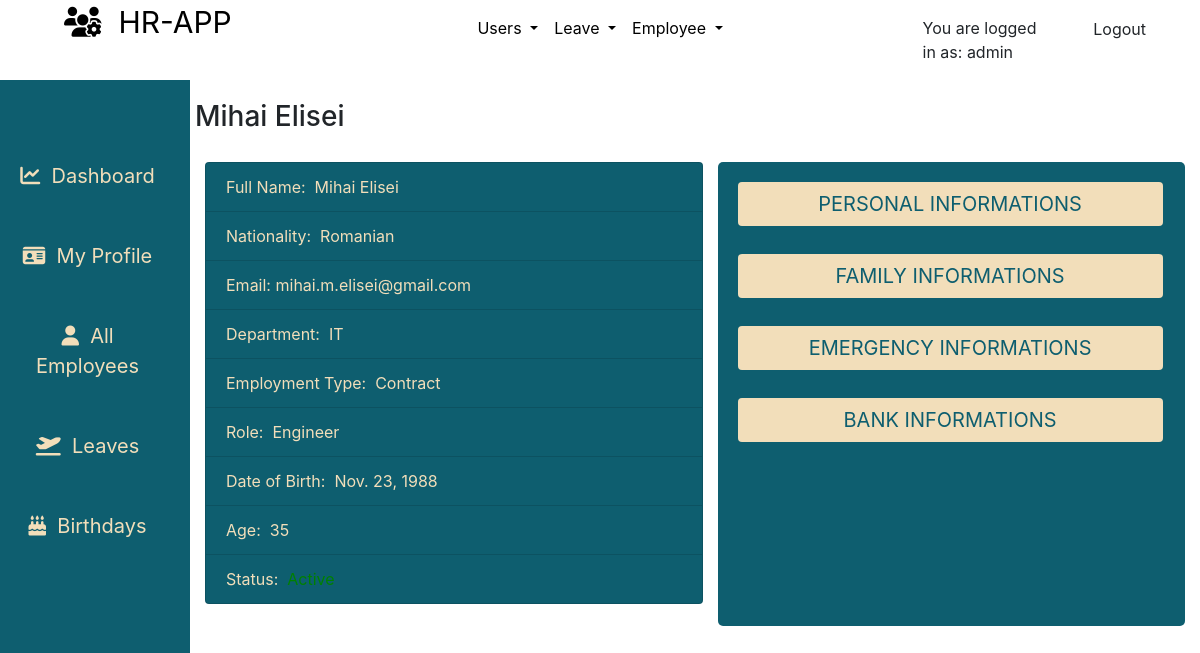
The app's page /employees/user-profile/ (signed in), older data.
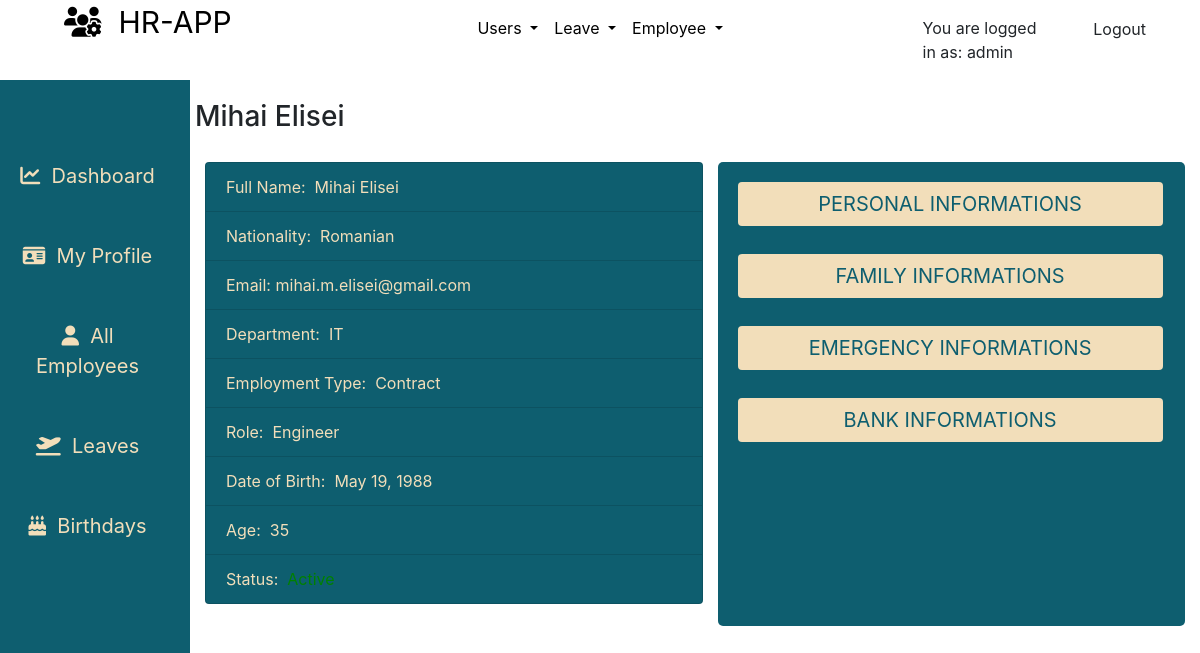
The same page, newer data.
### employees/models.py (models this page shows, shortened)
class Employee(models.Model):
    MALE = 'male'
    FEMALE = 'female'
    GENDER = (
    (MALE, 'Male'),
    (FEMALE, 'Female'),
    )
    MR = 'Mr'
    MRS = 'Mrs'
    MSS = 'Mss'
    DR = 'Dr'
    SIR = 'Sir'
    MADAM = 'Madam'
    TITLE = (
    (MR, 'Mr'),
    (MRS, 'Mrs'),
    (MSS, 'Mss'),
    (DR, 'Dr'),
    (SIR, 'Sir'),
    (MADAM, 'Madam'),
    )
    FULL_TIME = 'Full-Time'
    PART_TIME = 'Part-Time'
    CONTRACT = 'Contract'
    INTERN = 'Intern'
    EMPLOYEETYPE = (
    (FULL_TIME, 'Full-Time'),
    (PART_TIME, 'Part-Time'),
    (CONTRACT, 'Contract'),
    (INTERN, 'Intern'),
    )
    MASTERS = 'Masters Degree'
    BACHELOR = 'Bachelor Degree'
    ADVANCED = 'Craft / Higher Certificate'
    LEAVING = 'Leaving Certificate'
    JUNIOR = 'Junior Certificate'
    OTHER = 'Other'
    EDUCATIONAL_LEVEL = (
    (MASTERS, 'Masters Degree'),
    (BACHELOR, 'Bachelor Degree'),
    (ADVANCED, 'Craft / Higher Certificate'),
    (LEAVING, 'Leaving Certificate'),
    (JUNIOR, 'Junior Certificate'),
    (OTHER, 'Other'),
    )
    id = models.CharField(_('Employee ID Number'), max_length=10, null=False, blank=False, primary_key=True)
    user = models.ForeignKey(User, on_delete=models.CASCADE, default=None)
    title = models.CharField(_('Title'), max_length=5, default=MR, choices=TITLE, blank=False, null=False)
    firstname = models.CharField(_('First Name'), max_length=125, null=False, blank=False)
    lastname = models.CharField(_('Last Name'), max_length=125, null=False, blank=False)
    othername = models.CharField(_('Other Name (optional)'), max_length=125, null=True, blank=True)
    sex = models.CharField(_('Gender'), max_length=9, choices=GENDER, blank=False)
    email = models.CharField(_('Email'), max_length=255, default=None, blank=False, null=False)
    tel = PhoneNumberField(null=False, blank=False, verbose_name='Phone Number', help_text= 'Enter number with Country Code Eg. +353000000000')
    birthday = models.DateField(_('Birthday'),blank=False,null=False)
    nationality = models.ForeignKey(Nationality, verbose_name=_('Nationality'), on_delete=models.SET_NULL, null=True, default=None)
    address = models.CharField(_('Address'), help_text='address of current residence', max_length=125, null=True, blank=True)
    education = models.CharField(_('Education'),help_text='Highest educational level', max_length=26, choices=EDUCATIONAL_LEVEL, blank=False, null=True)
    lastwork = models.CharField(_('Last Place of Work'), help_text='Where was the last place you worked ?', max_length=125, null=True, blank=True)
    position = models.CharField(_('Position Held'),help_text='What position where you in your last place of work ?', max_length=255, null=True, blank=True)
    department = models.ForeignKey(Department, verbose_name =_('Department'), on_delete=models.SET_NULL, null=True, default=None)
    role = models.ForeignKey(Role, verbose_name=_('Role'), on_delete=models.SET_NULL, null=True, default=None)
    startdate = models.DateField(_('Employement Date'), help_text='date of employement', blank=False, null=True)
    employeetype = models.CharField(_('Employee Type'), max_length=15, default=FULL_TIME, choices=EMPLOYEETYPE, blank=False, null=True)
    dateissued = models.DateField(_('Date Issued'), help_text='date staff id was issued', blank=False, null=True)
    created = models.DateTimeField(verbose_name=_('Created'), auto_now_add=True, null=True)
    is_blocked = models.BooleanField(_('Is Blocked'),help_text='button to toggle employee block and unblock',default=False)
    is_deleted = models.BooleanField(_('Is Deleted'),help_text='button to toggle employee deleted and undelete',default=False)
    objects = EmployeeManager()
    class Meta:
        verbose_name = _('Employee')
        verbose_name_plural = _('Employees')
        ordering = ['-created']
    @property
    def get_full_name(self):
        fullname = ''
        firstname = self.firstname
        lastname = self.lastname
        othername = self.othername
        if (firstname and lastname) or othername is None:
            fullname = firstname + ' ' + lastname
            return fullname
        elif othername:
            fullname = firstname + ' ' + lastname + ' ' + othername
            return fullname
        return
    @property
    def get_age(self):
        current_year = datetime.date.today().year
        dateofbirth_year = self.birthday.year
        if dateofbirth_year:
            return current_year - dateofbirth_year
        return

class Nationality(models.Model):
    name = models.CharField(max_length=125)
    created = models.DateTimeField(verbose_name=_('Created'), auto_now_add=True)
    updated = models.DateTimeField(verbose_name=_('Updated'), auto_now=True)
    class Meta:
        verbose_name = _('Nationality')
        verbose_name_plural = _('Nationality')
        ordering = ['name', 'created']
    def __str__(self):
        return self.name

class Department(models.Model):
    name = models.CharField(max_length=125)
    description = models.CharField(max_length=125, null=True, blank=True)
    created = models.DateTimeField(verbose_name=_('Created'), auto_now_add=True)
    updated = models.DateTimeField(verbose_name=_('Updated'), auto_now=True)
    class Meta:
        verbose_name = _('Department')
        verbose_name_plural = _('Departments')
        ordering = ['name', 'created']
    def __str__(self):
        return self.name

class Role(models.Model):
    name = models.CharField(max_length=125)
    description = models.CharField(max_length=125, null=True, blank=True)
    created = models.DateTimeField(verbose_name=_('Created'), auto_now_add=True)
    updated = models.DateTimeField(verbose_name=_('Updated'), auto_now=True)
    class Meta:
        verbose_name = _('Role')
        verbose_name_plural = _('Roles')
        ordering = ['name', 'created']
    def __str__(self):
        return self.name

### employees/views.py (the view)
# urls.py: path('user-profile/', views.user_profile, name='userprofile'),
def user_profile(request):
	user = request.user
	if user.is_authenticated:
		employee = Employee.objects.filter(user = user).first()
		emergency = Emergency.objects.filter(employee = employee).first()
		relationship = Relationship.objects.filter(employee = employee).first()
		bank = Bank.objects.filter(employee = employee).first()
		dataset = dict()
		dataset['employee'] = employee
		dataset['emergency'] = emergency
		dataset['family'] = relationship
		dataset['bank'] = bank
		return render(request,'employees/user_profile.html',dataset)
	return HttpResponse("Sorry, you are not authorized to access this!")

### employees/templates/employees/user_profile.html (shortened to what the changed rows need)
{% extends "base.html" %}
{% load static %}
{% load crispy_forms_tags %}
{% block content %}
<div class="container-fluid">
    <div class="row flex-nowrap mt-0">
        <div class="col-10">
            <div class="row">
                <div class="row">
                    <div class="text-center" style="padding: 20px;">
                        <h3>
                            <span class="table-title">{{ employee.get_full_name }}</span>
                        </h3>
                    </div>
                </div>
            </div>
            <div class="container">
                <div class="row scroll-form">
                    <div class="col-md-6 col-sm-6" style="margin: 0; padding: 0;">
                        <div class="text-centered">
                            <ul class="list-group text-medium">
                                <li class="list-group-item teal-color beige-color profile-list">
                                    <span>Full Name:</span>&nbsp;&nbsp;{{ employee.get_full_name }}
                                </li>
                                <li class="list-group-item  teal-color beige-color profile-list">
                                    <span>Nationality:</span>&nbsp;&nbsp;{{ employee.nationality}}
                                </li>
                                <li class="list-group-item  teal-color beige-color profile-list">
                                    <span>Email:</span>&nbsp;{{ employee.email}}
                                </li>
                                <li class="list-group-item  teal-color beige-color profile-list ">
                                    <span>Department:</span>&nbsp;&nbsp;{{ employee.department}}
                                </li>
                                <li class="list-group-item  teal-color beige-color profile-list">
                                    <span>Employment Type:</span>&nbsp;&nbsp;{{ employee.employeetype}}
                                </li>
                                <li class="list-group-item  teal-color beige-color profile-list">
                                    <span>Role:</span>&nbsp;&nbsp;{{ employee.role}}
                                </li>
                                <li class="list-group-item  teal-color beige-color profile-list">
                                    <span>Date of Birth:</span>&nbsp;&nbsp;{{ employee.birthday}}
                                </li>
                                <li class="list-group-item  teal-color beige-color profile-list">
                                    <span>Age:</span>&nbsp;&nbsp;{{ employee.get_age }}
                                </li>
                                {% if employee.is_blocked %}
                                <li class="list-group-item  teal-color beige-color profile-list">
                                    <span>Status:</span>&nbsp;&nbsp;<span style="color: red;">Inactive</span>
                                </li>
                                {% else %}
                                <li class="list-group-item  teal-color beige-color profile-list">
                                    <span>Status:</span>&nbsp;&nbsp;<span style="color: green;">Active</span>
                                </li>
                                {% endif %}
                            </ul>
                        </div>
                    </div>
                    <div class="col-md-6 col-sm-6">
                        <div class="container teal-color no-scroll"
                            style="margin: 0; padding: 10px; border-radius: 5px; height: 58vh; overflow: scroll;">
                            <div class="accordion" id="accordionExample" style="background-color: transparent;">
                                <div class="accordion-item" style="background-color: transparent; border: none;">
                                    <h2 class="accordion-header" id="headingOne">
                                        <button class="btn accordion-button btn-profile" data-toggle="collapse" href="#collapseOne" role="button" aria-expanded="true" aria-controls="collapseOne">
                                            PERSONAL INFORMATIONS
                                        </button>
                                    </h2>
                                </div>
                                <div class="accordion-item" style="background-color: transparent; border: none;">
                                    <h2 class="accordion-header" id="headingTwo">
                                        <button class="btn accordion-button btn-profile" data-toggle="collapse" href="#collapseTwo" role="button" aria-expanded="false" aria-controls="collapseTwo">
                                            FAMILY INFORMATIONS
                                        </button>
                                    </h2>
                                <div class="accordion-item" style="background-color: transparent; border: none;">
                                    <h2 class="accordion-header" id="headingThree">
                                        <button class="btn accordion-button btn-profile" data-toggle="collapse" href="#collapseThree" role="button" aria-expanded="false" aria-controls="collapseThree">
                                            EMERGENCY INFORMATIONS
                                        </button>
                                    </h2>
                                </div>
                                <div class="accordion-item" style="background-color: transparent; border: none;">
                                    <h2 class="accordion-header" id="headingFour">
                                        <button class="btn accordion-button btn-profile" data-toggle="collapse" href="#collapseFour" role="button" aria-expanded="false" aria-controls="collapseFour">
                                            BANK INFORMATIONS
                                        </button>
                                    </h2>
                            </div>
                        </div>
                    </div>
                </div>
            </div>
        </div>
    </div>
</div>
{% endblock %}

Row changes from the older to the newer data that the page shows:
changed Employee "Mihai Elisei": birthday "Nov. 23, 1988" → "May 19, 1988"
